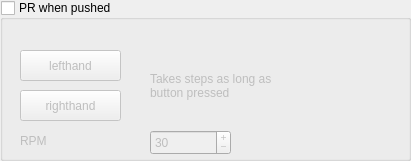
     <widget class="QGroupBox" name="groupB_when_pushed_pr">
      <property name="geometry">
       <rect>
        <x>10</x>
        <y>180</y>
        <width>411</width>
        <height>161</height>
       </rect>
      </property>
      <property name="title">
       <string>PR when pushed</string>
      </property>
      <property name="flat">
       <bool>true</bool>
      </property>
      <property name="checkable">
       <bool>true</bool>
      </property>
      <property name="checked">
       <bool>false</bool>
      </property>
      <widget class="QPushButton" name="pushB_lefthand">
       <property name="geometry">
        <rect>
         <x>20</x>
         <y>50</y>
         <width>101</width>
         <height>31</height>
        </rect>
       </property>
       <property name="text">
        <string>lefthand</string>
       </property>
       <property name="autoRepeat">
        <bool>true</bool>
       </property>
      </widget>
      <widget class="QPushButton" name="pushB_righthand">
       <property name="geometry">
        <rect>
         <x>20</x>
         <y>90</y>
         <width>101</width>
         <height>31</height>
        </rect>
       </property>
       <property name="text">
        <string>righthand</string>
       </property>
       <property name="autoRepeat">
        <bool>true</bool>
       </property>
      </widget>
      <widget class="QLabel" name="label_152">
       <property name="geometry">
        <rect>
         <x>140</x>
         <y>50</y>
         <width>68</width>
         <height>19</height>
        </rect>
       </property>
       <property name="text">
        <string/>
       </property>
      </widget>
      <widget class="QSpinBox" name="spinB_RPM_when_pushed_pr">
       <property name="geometry">
        <rect>
         <x>150</x>
         <y>130</y>
         <width>81</width>
         <height>25</height>
        </rect>
       </property>
       <property name="buttonSymbols">
        <enum>QAbstractSpinBox::PlusMinus</enum>
       </property>
       <property name="value">
        <number>30</number>
       </property>
      </widget>
      <widget class="QLabel" name="label_153">
       <property name="geometry">
        <rect>
         <x>20</x>
         <y>130</y>
         <width>68</width>
         <height>21</height>
        </rect>
       </property>
       <property name="text">
        <string>RPM</string>
       </property>
      </widget>
      <widget class="QLabel" name="label_154">
       <property name="geometry">
        <rect>
         <x>150</x>
         <y>50</y>
         <width>161</width>
         <height>71</height>
        </rect>
       </property>
       <property name="text">
        <string>Takes steps as long as 
button pressed</string>
       </property>
      </widget>
     </widget>
